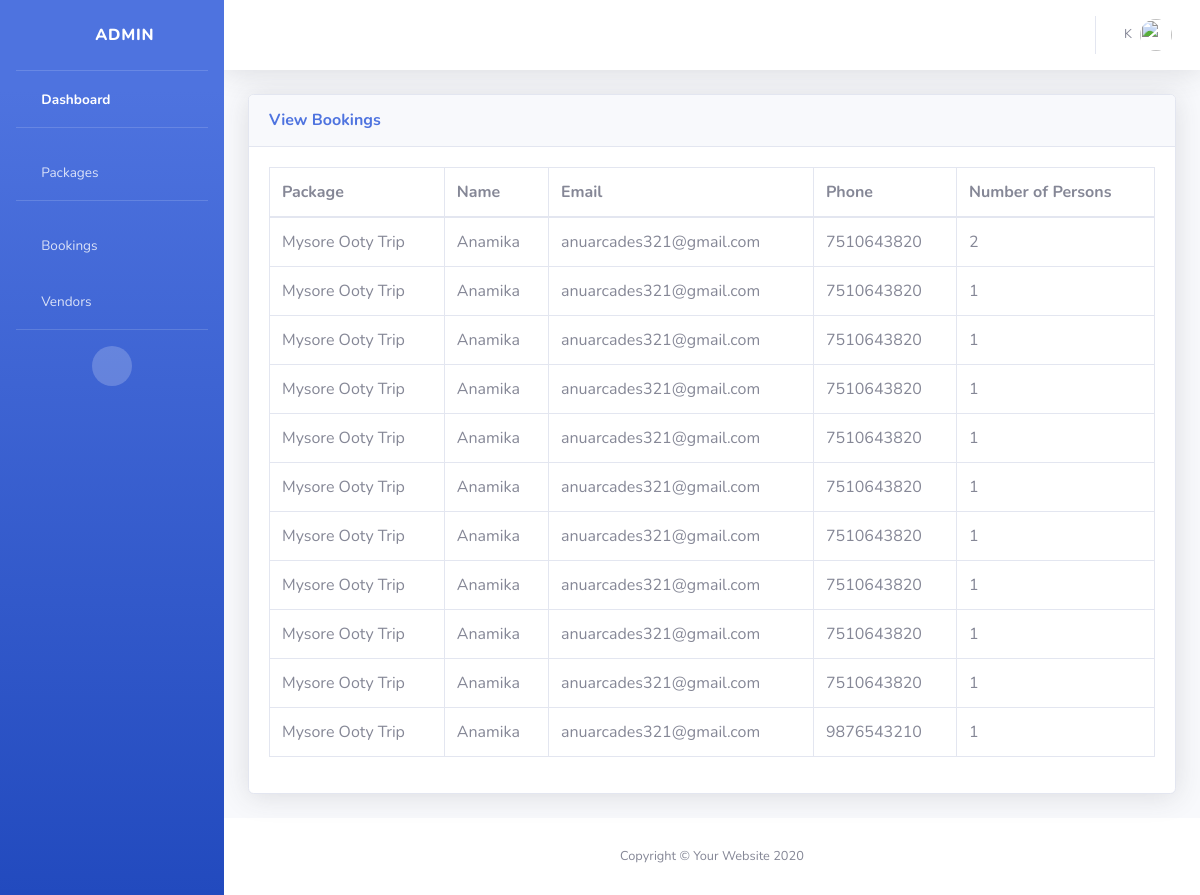
/view_bookings/ (signed in), run on the app's committed database.
### vendor/models.py (models this page shows)
class booking_table(models.Model):
    package_id = models.ForeignKey(package_table,on_delete=models.SET_DEFAULT,default=1)
    name = models.CharField(max_length=90, default=None)
    email = models.CharField(max_length=90, default=None)
    phone = models.CharField(max_length=10, default=None)
    no_of_persons = models.IntegerField()
    price = models.FloatField()
    payment_status = models.CharField(max_length=30)
    transaction_id = models.CharField(max_length=90, default="123")
    user_id = models.ForeignKey(register_table, on_delete=models.SET_DEFAULT, default=1)
    booking_status = models.CharField(max_length=30, default=None)
    created_at=models.DateTimeField()
    updated_at=models.DateTimeField()
    class Meta:
        db_table = "bookings"

class package_table(models.Model):
    package_name=models.CharField(max_length=100)
    destination=models.CharField(max_length=100)
    duration=models.CharField(max_length=50)
    price=models.FloatField()
    created_at=models.DateTimeField()
    updated_at=models.DateTimeField()
    description=models.CharField( max_length=150)
    start_date=models.DateField()
    end_date=models.DateField()
    images=models.ImageField(upload_to='images/')
    status=models.CharField(max_length=20)
    vendor_id=models.ForeignKey(register_table,on_delete=models.SET_DEFAULT,default=1)
    class Meta:
        db_table="packages"

### administrator/views.py (the view)
# urls.py: path('view_bookings/', views.view_bookings),
def view_bookings(request):
    bookings = booking_table.objects.filter(booking_status='booked')
    return render(request,'bookings_view.html', {'bookings': bookings})

### administrator/templates/bookings_view.html (shortened to what this page needs)
<!DOCTYPE html>
<html lang="en">
{% load static %}
<head>
    <link href="{% static 'vendor/fontawesome-free/css/all.min.css' %}" rel="stylesheet" type="text/css">
    <link href="{% static 'css/sb-admin-2.min.css' %}" rel="stylesheet">
</head>
<body id="page-top">
    <div id="wrapper">
        <ul class="navbar-nav bg-gradient-primary sidebar sidebar-dark accordion" id="accordionSidebar">
            <a class="sidebar-brand d-flex align-items-center justify-content-center" href="">
                <div class="sidebar-brand-icon rotate-n-15">
                    <i class="fas fa-laugh-wink"></i>
                </div>
                <div class="sidebar-brand-text mx-3">Admin</div>
            </a>
            <hr class="sidebar-divider my-0">
            <li class="nav-item active">
                <a class="nav-link" href="/admin_index/">
                    <i class="fas fa-fw fa-tachometer-alt"></i>
                    <span>Dashboard</span></a>
            </li>
            <hr class="sidebar-divider">
            <li class="nav-item">
                <a class="nav-link" href="/packages/">
                    <i class="fas fa-fw fa-table"></i>
                    <span>Packages</span></a>
            </li>
            <hr class="sidebar-divider">
            <li class="nav-item">
                <a class="nav-link" href="/view_bookings/">
                    <i class="fas fa-fw fa-table"></i>
                    <span>Bookings</span></a>
            </li>
            <li class="nav-item">
                <a class="nav-link" href="/view_vendors/">
                    <i class="fas fa-fw fa-table"></i>
                    <span>Vendors</span></a>
            </li>
            <hr class="sidebar-divider d-none d-md-block">
            <div class="text-center d-none d-md-inline">
                <button class="rounded-circle border-0" id="sidebarToggle"></button>
            </div>
        </ul>
        <div id="content-wrapper" class="d-flex flex-column">
            <div id="content">
                <nav class="navbar navbar-expand navbar-light bg-white topbar mb-4 static-top shadow">
                    <ul class="navbar-nav ml-auto">
                        <li class="nav-item dropdown no-arrow">
                            <a class="nav-link dropdown-toggle" href="#" id="userDropdown" role="button"
                                data-toggle="dropdown" aria-haspopup="true" aria-expanded="false">
                                <span class="mr-2 d-none d-lg-inline text-gray-600 small">{{request.session.name}}</span>
                                <img class="img-profile rounded-circle"
                                    src="{% static 'img/undraw_profile.svg' %}">
                            </a>
                        </li>
                    </ul>
                </nav>
                <div class="container-fluid">
                    <div class="card shadow mb-4">
                        <div class="card-header py-3">
                            <h6 class="m-0 font-weight-bold text-primary">View Bookings</h6>
                        </div>
                        <div class="card-body">
                            <div class="table-responsive">
                                <table class="table table-bordered" id="dataTable" width="100%" cellspacing="0">
                                    <thead>
                                        <tr>
                                            <th>Package</th>
                                            <th>Name</th>
                                            <th>Email</th>
                                            <th>Phone</th>
                                            <th>Number of Persons</th>
                                        </tr>
                                    </thead>
                                    <tbody>
                                        {% for data in bookings %}
                                        <tr>
                                            <td>{{data.package_id.package_name}}</td>
                                            <td>{{data.name}}</td>
                                            <td>{{data.email}}</td>
                                            <td>{{data.phone}}</td>
                                            <td>{{data.no_of_persons}}</td>
                                        </tr>
                                        {% endfor %}
                                    </tbody>
                                </table>
                            </div>
                        </div>
                    </div>
                </div>
            </div>
            <footer class="sticky-footer bg-white">
                <div class="container my-auto">
                    <div class="copyright text-center my-auto">
                        <span>Copyright &copy; Your Website 2020</span>
                    </div>
                </div>
            </footer>
        </div>
    </div>
</body>
</html>

### data on the page
booking_table: package_id.package_name "Mysore Ooty Trip", name "Anamika", email "anuarcades321@gmail.com", phone "7510643820", no_of_persons "2"
booking_table: package_id.package_name "Mysore Ooty Trip", name "Anamika", email "anuarcades321@gmail.com", phone "7510643820", no_of_persons "1"
booking_table: package_id.package_name "Mysore Ooty Trip", name "Anamika", email "anuarcades321@gmail.com", phone "7510643820", no_of_persons "1"
booking_table: package_id.package_name "Mysore Ooty Trip", name "Anamika", email "anuarcades321@gmail.com", phone "7510643820", no_of_persons "1"
booking_table: package_id.package_name "Mysore Ooty Trip", name "Anamika", email "anuarcades321@gmail.com", phone "7510643820", no_of_persons "1"
booking_table: package_id.package_name "Mysore Ooty Trip", name "Anamika", email "anuarcades321@gmail.com", phone "7510643820", no_of_persons "1"
booking_table: package_id.package_name "Mysore Ooty Trip", name "Anamika", email "anuarcades321@gmail.com", phone "7510643820", no_of_persons "1"
booking_table: package_id.package_name "Mysore Ooty Trip", name "Anamika", email "anuarcades321@gmail.com", phone "7510643820", no_of_persons "1"
booking_table: package_id.package_name "Mysore Ooty Trip", name "Anamika", email "anuarcades321@gmail.com", phone "7510643820", no_of_persons "1"
booking_table: package_id.package_name "Mysore Ooty Trip", name "Anamika", email "anuarcades321@gmail.com", phone "7510643820", no_of_persons "1"
booking_table: package_id.package_name "Mysore Ooty Trip", name "Anamika", email "anuarcades321@gmail.com", phone "9876543210", no_of_persons "1"

### other printed values
{{ request.session.name }} "K"
